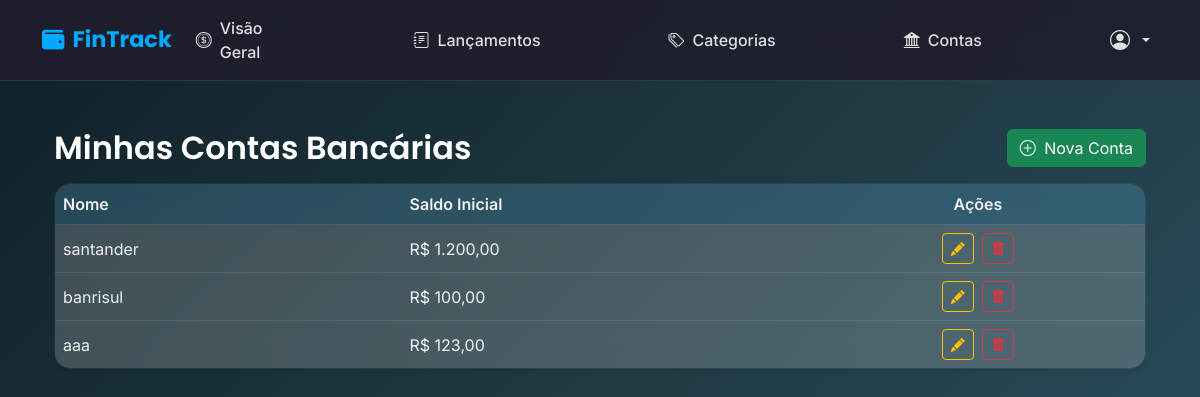
/bancos/ (signed in), run on the app's committed database.
### core/models.py (models this page shows, shortened)
class Conta(models.Model):
    nome = models.CharField(max_length=100)
    saldo_inicial = models.DecimalField(max_digits=10, decimal_places=2, default=0)
    usuario = models.ForeignKey(User, on_delete=models.CASCADE)

### core/views.py (the view)
# urls.py: path('bancos/', views.listar_contas, name='listar_contas'),
@login_required
def listar_contas(request):
    contas = Conta.objects.filter(usuario=request.user)
    for conta in contas:
        conta.saldo_formatado = (
            f"{conta.saldo_inicial:,.2f}".replace(",", "X")
            .replace(".", ",")
            .replace("X", ".")
        )
    return render(request, "core/listar_contas.html", {"contas": contas})

### core/templates/core/listar_contas.html
{% extends 'core/base.html' %}
{% block content %}
<div class="container py-4">
  <div class="d-flex justify-content-between align-items-center mb-3">
    <h2 class="mb-0">Minhas Contas Bancárias</h2>
    <a href="{% url 'criar_conta' %}" class="btn btn-success">
      <i class="bi bi-plus-circle me-1"></i> Nova Conta
    </a>
  </div>
  <div class="table-responsive">
    <table class="table align-middle shadow-sm rounded-4 overflow-hidden"
           style="background: rgba(255,255,255,0.05);
                  backdrop-filter: blur(10px);
                  border: 1px solid rgba(255,255,255,0.1);
                  color: #f0f0f0;">
      <thead style="background: rgba(0,170,255,0.12); color: #00d0ff; border-bottom: 1px solid rgba(255,255,255,0.15);">
        <tr>
          <th scope="col" class="fw-semibold">Nome</th>
          <th scope="col" class="fw-semibold">Saldo Inicial</th>
          <th scope="col" class="fw-semibold text-center">Ações</th>
        </tr>
      </thead>
      <tbody>
        {% for conta in contas %}
          <tr style="transition: background 0.3s;"
              onmouseover="this.style.background='rgba(255,255,255,0.08)';"
              onmouseout="this.style.background='transparent';">
            <td>{{ conta.nome }}</td>
            <td>R$ {{ conta.saldo_formatado }}</td>
            <td class="text-center">
              <a href="{% url 'editar_conta' conta.id %}" class="btn btn-sm btn-outline-warning me-1" title="Editar">
                <i class="bi bi-pencil-fill"></i>
              </a>
              <a href="{% url 'excluir_conta' conta.id %}" class="btn btn-sm btn-outline-danger" title="Excluir">
                <i class="bi bi-trash-fill"></i>
              </a>
            </td>
          </tr>
        {% empty %}
          <tr>
            <td colspan="3" class="text-center text-muted">Nenhuma conta cadastrada ainda.</td>
          </tr>
        {% endfor %}
      </tbody>
    </table>
  </div>
</div>
{% endblock %}

### core/templates/core/base.html (style rules this page uses)
body { font-family: 'Inter', sans-serif; min-height: 100vh; background: linear-gradient(135deg, #0f2027, #203a43, #2c5364); color: #f0f0f0; }
h1, h2, h3, h4, h5, h6, .navbar-brand { font-family: 'Poppins', sans-serif; font-weight: 600; color: #fff; }
p, span, li, label, td, th, small { font-family: 'Inter', sans-serif; color: #f0f0f0 !important; }
.table, .table > thead, .table > tbody, .table > tbody > tr, .table > tbody > tr > td, .table > thead > tr > th { background: rgba(255, 255, 255, 0.05) !important; color: #f0f0f0 !important; border-color: rgba(255, 255, 255, 0.1) !important; }
.table thead { background: rgba(0, 170, 255, 0.12) !important; color: #00d0ff !important; }
.table-responsive { overflow-x: auto; -webkit-overflow-scrolling: touch; }
.table { min-width: 700px; }

### data on the page
Conta: nome "santander", saldo_formatado "1.200,00"
Conta: nome "banrisul", saldo_formatado "100,00"
Conta: nome "aaa", saldo_formatado "123,00"
